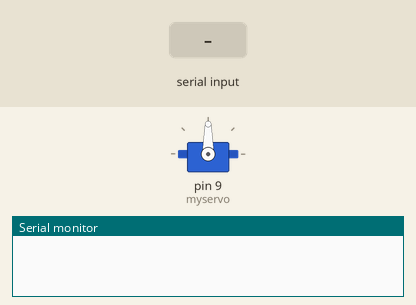
Simulated run of this sketch. Board: Arduino Uno, built with avr-gcc and run on an emulated ATmega328P. On the bench: servo, the last lines printed to the serial monitor. The inputs (shaded band) are chosen by the test bench.

Above: at 1.2 s.
1.3 s: "90,45\n" received over Serial
At 2.5 s:
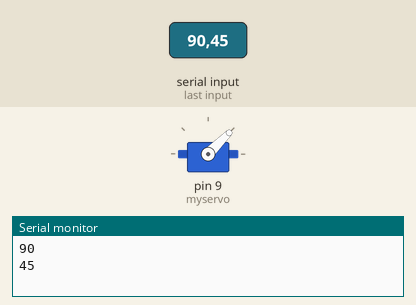
2.8 s: "30,150\n" received over Serial
At 3.6 s:
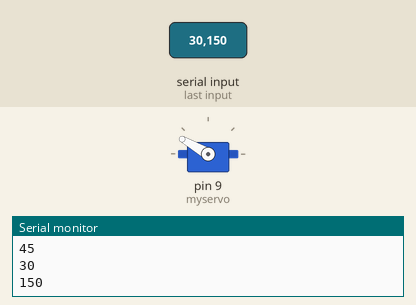
4.3 s: "5\n" received over Serial
At 5.5 s:
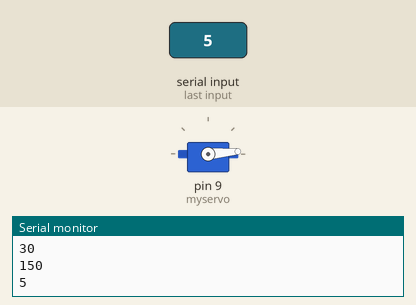
5.8 s: "200\n" received over Serial
At 6.9 s:
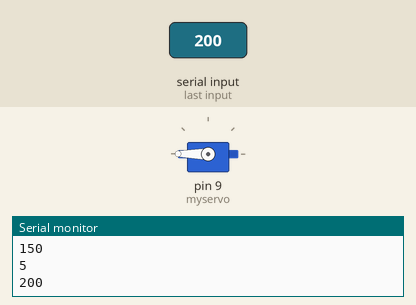
7.3 s: "90\n" received over Serial
At 8.0 s:
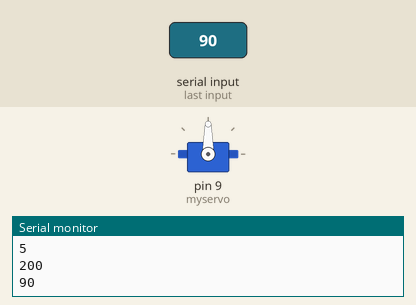
Timing chart, 0 to 9.8 s (numbered marks = the images above; inputs shaded):
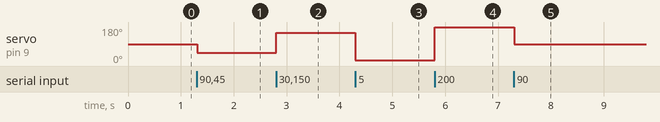

Measured:
- after the input at 1.3 s, servo on pin 9 (myservo): 90° → 45° at once
- after the input at 2.8 s, servo on pin 9 (myservo): 45° → 150° at once
- after the input at 4.3 s, servo on pin 9 (myservo): 150° → 5° at once
- after the input at 5.8 s, servo on pin 9 (myservo): 5° → 180° at once
- after the input at 7.3 s, servo on pin 9 (myservo): 180° → 90° at once

The sketch:

arduino_code.ino
```cpp
#include <Servo.h>

Servo myservo;


void setup(){
  Serial.begin(9600);
  myservo.attach(9);
}

void loop(){
  int val;
  while(Serial.available()>0){
    val = Serial.parseInt();
    if(val != 0){
      Serial.println(val);
      myservo.write(val);
    }
    delay(5);
  }
}
```
